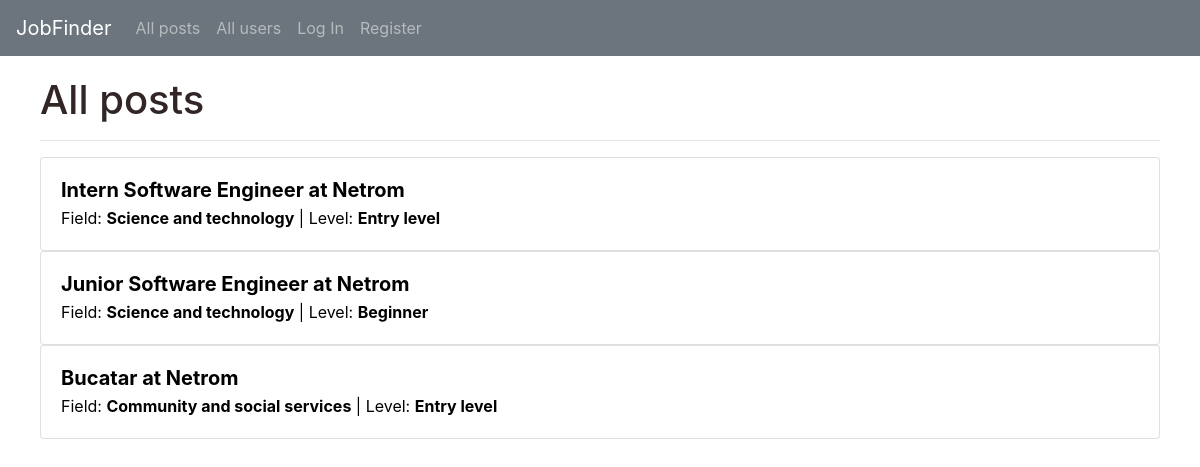
Page /posts/all/any on the earlier database version.
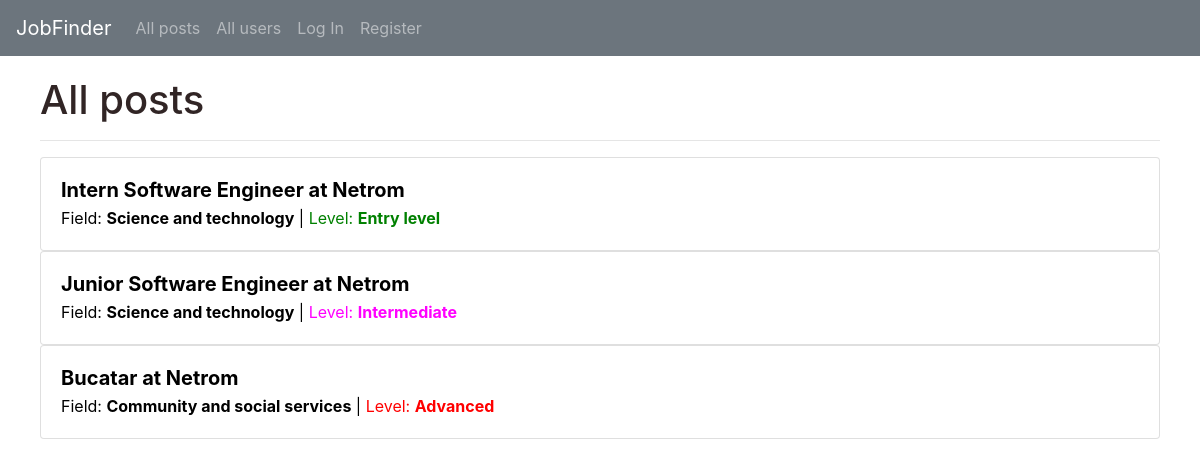
Same page on the later database version.
### JobFinderApp/models.py (models this page shows, shortened)
class Job(models.Model):
    user = models.ForeignKey(User, on_delete=models.CASCADE, related_name="job_posts")
    applicants = models.ManyToManyField(User, related_name="applications", blank=True)
    accepted = models.ManyToManyField(User, related_name="accepted", blank=True)
    title = models.CharField(max_length=50)
    level = models.CharField(max_length=50)
    color = models.CharField(max_length=50, blank=True, null=True)
    description = models.TextField(max_length=2000)
    requirements = models.TextField(max_length=1500)
    compensation = models.TextField(max_length=1500, default="None")
    field = models.CharField(max_length=500, blank=True, null=True)
    class Meta:
        ordering = ['-id']

class User(AbstractUser):
    description = models.CharField(max_length=500, blank=True, null=True)
    birth_date = models.DateField(blank=True, null=True)
    field = models.CharField(max_length=500, blank=True, null=True)
    is_company = models.BooleanField(default=False)
    location = models.CharField(max_length=100, blank=True, null=True)
    link_to_location = models.CharField(max_length=200, blank=True, null=True)
    class Meta:
        ordering = ['-id']

### JobFinderApp/views.py (the view)
# urls.py: path("posts/<field>/<level>", views.posts, name="posts"),
def posts(request, field, level):
    if field != "all" and level != "any":
        return render(request, "JobFinderApp/posts.html", {
            'title': f"Job posts in the field of: {field} | Level: {level}",
            'posts': Job.objects.filter(field = field, level = level),
            'field': field
        })
    elif field != "all":
        return render(request, "JobFinderApp/posts.html", {
            'title': f"Job posts in the field of: {field}",
            'posts': Job.objects.filter(field = field),
            'field': field
        })
    else:
        return render(request, "JobFinderApp/posts.html", {
            'title': "All posts",
            'posts': Job.objects.all()
        })

### JobFinderApp/templates/JobFinderApp/posts.html (shortened to what this page needs)
{% extends "JobFinderApp/layout.html" %}
{% block body %}
    <div class="container-fluid" style="padding: 20px 40px">
        <h1 style="color:rgb(49, 37, 37);">
            {{ title }}
        </h1>
        <hr>
        {% for post in posts %}
            <a href="{% url 'post' post.id %}" style="text-decoration: none; color: black;">
            <div class="card post">
                <div class="card-body pb-1">
                    <h5 class="card-title mb-0"><strong>{{ post.title }} at {{ post.user.username }}</strong></h5>
                    <p class="mt-1">Field: <strong>{{ post.field }}</strong> | <span style="color: {{ post.color }}">Level: <strong>{{ post.level }}</strong></span></p>
                </div>
            </div>
            </a>
        {% endfor %}
    </div>
{% endblock %}

Differences in the rows shown:
changed Job "Intern Software Engineer": color empty → "Green" (drawn)
changed Job "Junior Software Engineer": color empty → "magenta" (drawn); level "Beginner" → "Intermediate"
changed Job "Bucatar": color empty → "red" (drawn); level "Entry level" → "Advanced"
